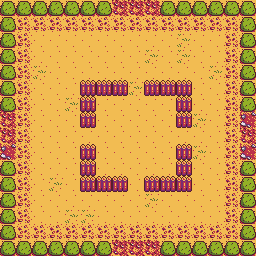

Tiled map render using the project's own tile images. Description and the map definition, with tile-layer contents summarised, below:
An orthogonal 16x16 tile map with 16x16 px tiles, 3 tile layers (floor, wall, bush).

<map version="1.5" tiledversion="1.7.2" orientation="orthogonal" renderorder="right-down" width="16" height="16" tilewidth="16" tileheight="16" infinite="0" nextlayerid="4" nextobjectid="1">
 <editorsettings>
  <export target="level1_4.json" format="json" />
 </editorsettings>
 <tileset firstgid="1" name="terrain" tilewidth="16" tileheight="16" tilecount="33" columns="11">
  <image source="terrain.png" width="176" height="48" />
 </tileset>
 <layer id="2" name="floor" width="16" height="16">
  <data>[256 cells, 256 non-empty, 5 distinct tile ids]</data>
 </layer>
 <layer id="3" name="wall" width="16" height="16">
  <data>[256 cells, 20 non-empty, 1 distinct tile ids]</data>
 </layer>
 <layer id="1" name="bush" width="16" height="16">
  <data>[256 cells, 48 non-empty, 1 distinct tile ids]</data>
 </layer>
</map>